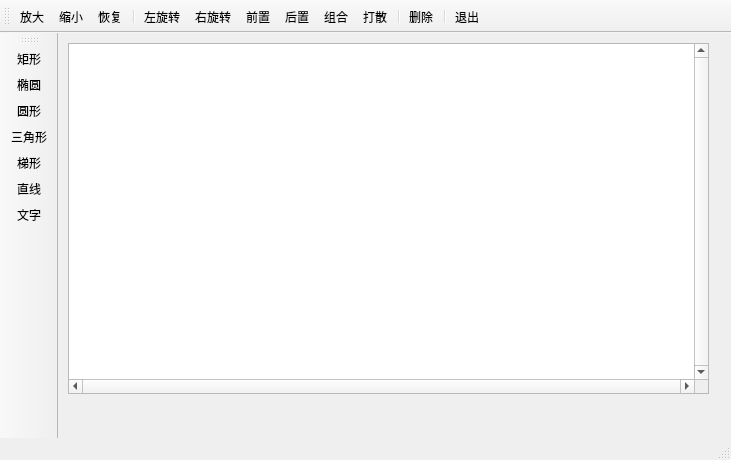
<?xml version="1.0" encoding="UTF-8"?>
<ui version="4.0">
 <class>MainWindow</class>
 <widget class="QMainWindow" name="MainWindow">
  <property name="geometry">
   <rect>
    <x>0</x>
    <y>0</y>
    <width>731</width>
    <height>460</height>
   </rect>
  </property>
  <property name="windowTitle">
   <string>Graphics  View绘图</string>
  </property>
  <widget class="QWidget" name="centralWidget">
   <widget class="QWGraphicsView" name="View">
    <property name="geometry">
     <rect>
      <x>10</x>
      <y>10</y>
      <width>641</width>
      <height>351</height>
     </rect>
    </property>
    <property name="verticalScrollBarPolicy">
     <enum>Qt::ScrollBarAlwaysOn</enum>
    </property>
    <property name="horizontalScrollBarPolicy">
     <enum>Qt::ScrollBarAlwaysOn</enum>
    </property>
    <property name="renderHints">
     <set>QPainter::Antialiasing|QPainter::TextAntialiasing</set>
    </property>
    <property name="dragMode">
     <enum>QGraphicsView::RubberBandDrag</enum>
    </property>
   </widget>
  </widget>
  <widget class="QMenuBar" name="menuBar">
   <property name="geometry">
    <rect>
     <x>0</x>
     <y>0</y>
     <width>731</width>
     <height>21</height>
    </rect>
   </property>
  </widget>
  <widget class="QToolBar" name="mainToolBar">
   <property name="iconSize">
    <size>
     <width>16</width>
     <height>16</height>
    </size>
   </property>
   <property name="toolButtonStyle">
    <enum>Qt::ToolButtonTextUnderIcon</enum>
   </property>
   <attribute name="toolBarArea">
    <enum>TopToolBarArea</enum>
   </attribute>
   <attribute name="toolBarBreak">
    <bool>false</bool>
   </attribute>
   <addaction name="actZoomIn"/>
   <addaction name="actZoomOut"/>
   <addaction name="actRestore"/>
   <addaction name="separator"/>
   <addaction name="actRotateLeft"/>
   <addaction name="actRotateRight"/>
   <addaction name="actEdit_Front"/>
   <addaction name="actEdit_Back"/>
   <addaction name="actGroup"/>
   <addaction name="actGroupBreak"/>
   <addaction name="separator"/>
   <addaction name="actEdit_Delete"/>
   <addaction name="separator"/>
   <addaction name="actQuit"/>
  </widget>
  <widget class="QStatusBar" name="statusBar"/>
  <widget class="QToolBar" name="toolBar">
   <property name="windowTitle">
    <string>toolBar</string>
   </property>
   <property name="allowedAreas">
    <set>Qt::LeftToolBarArea</set>
   </property>
   <property name="iconSize">
    <size>
     <width>16</width>
     <height>16</height>
    </size>
   </property>
   <property name="toolButtonStyle">
    <enum>Qt::ToolButtonTextUnderIcon</enum>
   </property>
   <attribute name="toolBarArea">
    <enum>LeftToolBarArea</enum>
   </attribute>
   <attribute name="toolBarBreak">
    <bool>false</bool>
   </attribute>
   <addaction name="actItem_Rect"/>
   <addaction name="actItem_Ellipse"/>
   <addaction name="actItem_Circle"/>
   <addaction name="actItem_Triangle"/>
   <addaction name="actItem_Polygon"/>
   <addaction name="actItem_Line"/>
   <addaction name="actItem_Text"/>
  </widget>
  <action name="actItem_Rect">
   <property name="icon">
    <iconset resource="res.qrc">
     <normaloff>:/images/images/RECTANGL.BMP</normaloff>:/images/images/RECTANGL.BMP</iconset>
   </property>
   <property name="text">
    <string>矩形</string>
   </property>
   <property name="toolTip">
    <string>添加矩形</string>
   </property>
  </action>
  <action name="actItem_Ellipse">
   <property name="icon">
    <iconset resource="res.qrc">
     <normaloff>:/images/images/ELLIPSE.BMP</normaloff>:/images/images/ELLIPSE.BMP</iconset>
   </property>
   <property name="text">
    <string>椭圆</string>
   </property>
   <property name="toolTip">
    <string>添加椭圆型</string>
   </property>
  </action>
  <action name="actItem_Line">
   <property name="icon">
    <iconset resource="res.qrc">
     <normaloff>:/images/images/LINE.BMP</normaloff>:/images/images/LINE.BMP</iconset>
   </property>
   <property name="text">
    <string>直线</string>
   </property>
   <property name="toolTip">
    <string>添加直线</string>
   </property>
  </action>
  <action name="actEdit_Delete">
   <property name="icon">
    <iconset resource="res.qrc">
     <normaloff>:/images/images/108.bmp</normaloff>:/images/images/108.bmp</iconset>
   </property>
   <property name="text">
    <string>删除</string>
   </property>
   <property name="toolTip">
    <string>删除选中的图元</string>
   </property>
  </action>
  <action name="actQuit">
   <property name="icon">
    <iconset resource="res.qrc">
     <normaloff>:/images/images/132.bmp</normaloff>:/images/images/132.bmp</iconset>
   </property>
   <property name="text">
    <string>退出</string>
   </property>
   <property name="toolTip">
    <string>退出本系统</string>
   </property>
  </action>
  <action name="actItem_Text">
   <property name="icon">
    <iconset resource="res.qrc">
     <normaloff>:/images/images/800.bmp</normaloff>:/images/images/800.bmp</iconset>
   </property>
   <property name="text">
    <string>文字</string>
   </property>
   <property name="toolTip">
    <string>添加文字</string>
   </property>
  </action>
  <action name="actEdit_Front">
   <property name="icon">
    <iconset resource="res.qrc">
     <normaloff>:/images/images/528.bmp</normaloff>:/images/images/528.bmp</iconset>
   </property>
   <property name="text">
    <string>前置</string>
   </property>
   <property name="toolTip">
    <string>居于最前面</string>
   </property>
  </action>
  <action name="actEdit_Back">
   <property name="icon">
    <iconset resource="res.qrc">
     <normaloff>:/images/images/526.bmp</normaloff>:/images/images/526.bmp</iconset>
   </property>
   <property name="text">
    <string>后置</string>
   </property>
   <property name="toolTip">
    <string>居于最后面</string>
   </property>
  </action>
  <action name="actItem_Polygon">
   <property name="icon">
    <iconset resource="res.qrc">
     <normaloff>:/images/images/FREEFORM.BMP</normaloff>:/images/images/FREEFORM.BMP</iconset>
   </property>
   <property name="text">
    <string>梯形</string>
   </property>
   <property name="toolTip">
    <string>添加梯形</string>
   </property>
  </action>
  <action name="actZoomIn">
   <property name="icon">
    <iconset resource="res.qrc">
     <normaloff>:/images/images/zoomin.png</normaloff>:/images/images/zoomin.png</iconset>
   </property>
   <property name="text">
    <string>放大</string>
   </property>
   <property name="toolTip">
    <string>放大</string>
   </property>
  </action>
  <action name="actZoomOut">
   <property name="icon">
    <iconset resource="res.qrc">
     <normaloff>:/images/images/zoomout.png</normaloff>:/images/images/zoomout.png</iconset>
   </property>
   <property name="text">
    <string>缩小</string>
   </property>
   <property name="toolTip">
    <string>缩小</string>
   </property>
  </action>
  <action name="actRotateLeft">
   <property name="icon">
    <iconset resource="res.qrc">
     <normaloff>:/images/images/rotateleft.png</normaloff>:/images/images/rotateleft.png</iconset>
   </property>
   <property name="text">
    <string>左旋转</string>
   </property>
   <property name="toolTip">
    <string>左旋转</string>
   </property>
  </action>
  <action name="actRotateRight">
   <property name="icon">
    <iconset resource="res.qrc">
     <normaloff>:/images/images/rotateright.png</normaloff>:/images/images/rotateright.png</iconset>
   </property>
   <property name="text">
    <string>右旋转</string>
   </property>
   <property name="toolTip">
    <string>右旋转</string>
   </property>
  </action>
  <action name="actRestore">
   <property name="icon">
    <iconset resource="res.qrc">
     <normaloff>:/images/images/420.bmp</normaloff>:/images/images/420.bmp</iconset>
   </property>
   <property name="text">
    <string>恢复</string>
   </property>
   <property name="toolTip">
    <string>恢复大小</string>
   </property>
  </action>
  <action name="actGroup">
   <property name="icon">
    <iconset resource="res.qrc">
     <normaloff>:/images/images/UNGROUP.BMP</normaloff>:/images/images/UNGROUP.BMP</iconset>
   </property>
   <property name="text">
    <string>组合</string>
   </property>
   <property name="toolTip">
    <string>组合</string>
   </property>
  </action>
  <action name="actGroupBreak">
   <property name="icon">
    <iconset resource="res.qrc">
     <normaloff>:/images/images/128.bmp</normaloff>:/images/images/128.bmp</iconset>
   </property>
   <property name="text">
    <string>打散</string>
   </property>
   <property name="toolTip">
    <string>取消组合</string>
   </property>
  </action>
  <action name="actItem_Circle">
   <property name="icon">
    <iconset resource="res.qrc">
     <normaloff>:/images/images/08.JPG</normaloff>:/images/images/08.JPG</iconset>
   </property>
   <property name="text">
    <string>圆形</string>
   </property>
   <property name="toolTip">
    <string>圆形</string>
   </property>
  </action>
  <action name="actItem_Triangle">
   <property name="icon">
    <iconset resource="res.qrc">
     <normaloff>:/images/images/Icon1242.ico</normaloff>:/images/images/Icon1242.ico</iconset>
   </property>
   <property name="text">
    <string>三角形</string>
   </property>
   <property name="toolTip">
    <string>三角形</string>
   </property>
  </action>
 </widget>
 <layoutdefault spacing="6" margin="11"/>
 <customwidgets>
  <customwidget>
   <class>QWGraphicsView</class>
   <extends>QGraphicsView</extends>
   <header location="global">qwgraphicsview.h</header>
  </customwidget>
 </customwidgets>
 <resources>
  <include location="res.qrc"/>
 </resources>
 <connections>
  <connection>
   <sender>actQuit</sender>
   <signal>triggered()</signal>
   <receiver>MainWindow</receiver>
   <slot>close()</slot>
   <hints>
    <hint type="sourcelabel">
     <x>-1</x>
     <y>-1</y>
    </hint>
    <hint type="destinationlabel">
     <x>302</x>
     <y>153</y>
    </hint>
   </hints>
  </connection>
 </connections>
</ui>
